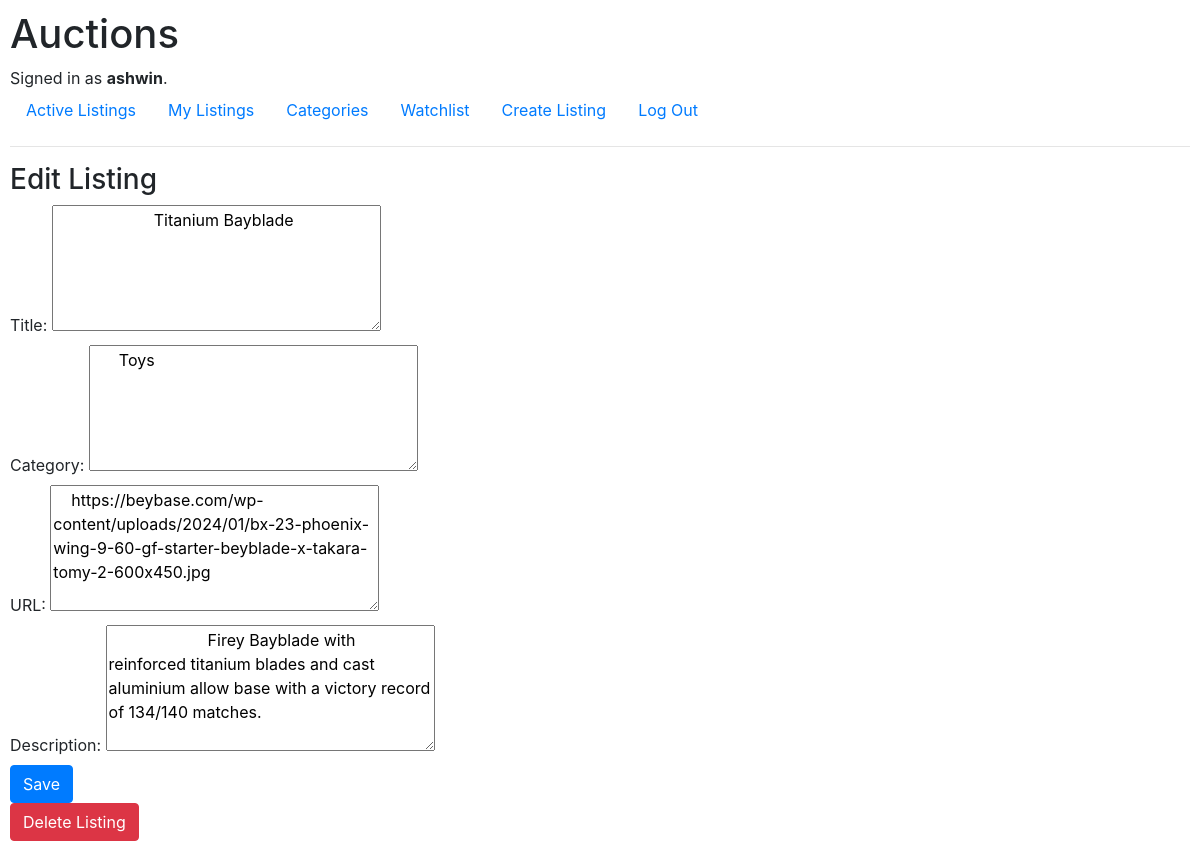
Screenshot of /my_listings/edit/2 (signed in) with the database file from the repository.
### auctions/models.py (models this page shows, shortened)
class User(AbstractUser):
    pass

class Listing(models.Model):
    user = models.ForeignKey(User, on_delete=models.CASCADE, related_name="user_listings")
    title = models.CharField(max_length=50, blank=False)
    description = models.CharField(max_length=200, blank=False)
    url = models.URLField(blank=False)
    category = models.ForeignKey(Category, on_delete=models.CASCADE, related_name="listings")
    created_at = models.DateTimeField(default=now)
    price = models.DecimalField(max_digits=10, decimal_places=2, blank=False, default=0.00)

class Category(models.Model):
    name = models.CharField(max_length=20, unique=True)
    def __str__(self):
        return self.name

### auctions/views.py (the view)
# urls.py: path("my_listings/edit/<int:id>", views.edit_listing, name="edit_listing"),
@login_required
def edit_listing(request, id):
    listing = Listing.objects.get(pk=id)
    context = {
        "listing":listing,
        "id":id,
    }
    return render(request, "auctions/edit_listing.html", context)

### auctions/templates/auctions/edit_listing.html (shortened to what this page needs)
{% extends "auctions/layout.html" %} {% block title %} Edit Listing {%endblock%}
{%block body%}
<div>
  <h3>Edit Listing</h3>
</div>
<div>
  <form action="{% url 'update_listing' id=id %}" method="POST">
    <div>
      <label for="title">Title:</label>
      <textarea class="edit-box" name="title" rows="5" cols="30">
  {{listing.title | safe }}</textarea
      >
    </div>
    <div>
      <label for="category">Category:</label>
      <textarea class="edit-box" name="category" rows="5" cols="30">
  {{listing.category | safe }}</textarea
      >
    </div>
    <div>
      <label for="url">URL:</label>
      <textarea class="edit-box" name="url" rows="5" cols="30">
  {{listing.url | safe }}</textarea
      >
    </div>
    <div>
      <label for="description">Description:</label>
      <textarea class="edit-box" name="description" rows="5" cols="30">
  {{listing.description | safe }}</textarea
      >
    </div>
    <div>
      <button type="submit" class="btn btn-primary">Save</button>
    </div>
  </form>
  <form method="POST" action="{% url 'delete_listing' id=listing.id %}">
    <button
      type="submit"
      onclick="return confirm('Are you sure you want to delete this listing?');"
      class="btn btn-danger"
    >
      Delete Listing
    </button>
  </form>
</div>
{% endblock %}

### auctions/templates/auctions/layout.html (shortened to what this page needs)
{% load static %}
<!DOCTYPE html>
<html lang="en">
  <head>
    <link
      rel="stylesheet"
      href="https://stackpath.bootstrapcdn.com/bootstrap/4.4.1/css/bootstrap.min.css"
    />
    <link href="{% static 'auctions/styles.css' %}" rel="stylesheet" />
  </head>
  <body>
    <h1>Auctions</h1>
    <div>
      {% if user.is_authenticated %} Signed in as
      <strong>{{ user.username }}</strong>. {% else %} Not signed in. {% endif%}
    </div>
    <ul class="nav">
      <li class="nav-item">
        <a class="nav-link" href="{% url 'index' %}">Active Listings</a>
      </li>
      {% if user.is_authenticated %}
      <li class="nav-item">
        <a class="nav-link" href="{% url 'my_listings' %}">My Listings</a>
      </li>
      <li class="nav-item">
        <a class="nav-link" href="{% url 'categories' %}">Categories</a>
      </li>
      <li class="nav-item">
        <a class="nav-link" href="{% url 'watchlist' %}">Watchlist</a>
      </li>
      <li class="nav-item">
        <a class="nav-link" href="{% url 'create_listing' %}">Create Listing</a>
      </li>
      <li class="nav-item">
        <a class="nav-link" href="{% url 'logout' %}">Log Out</a>
      </li>
      {% endif %}
    </ul>
    <hr />
    {% block body %} {% endblock %}
  </body>
</html>

### auctions/static/auctions/styles.css (style rules this page uses)
body { padding: 10px; }

### rows the page displays
User: username "ashwin"
Listing: title "Titanium Bayblade", category "Toys", url "https://beybase.com/wp-content/uploads/2024/01/bx-23-phoenix-wing-9-60-gf-starter-beyblade-x-takara-tomy-2-600x450.jpg", description "Firey Bayblade with reinforced titanium blades and cast aluminium allow base with a victory record of 134/140 matches."
